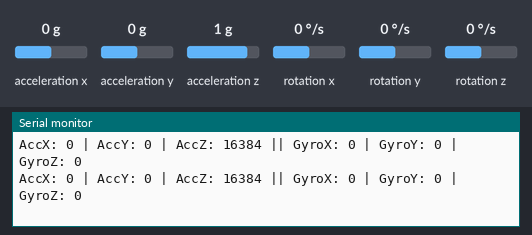
Simulated run of this sketch. Board: Arduino Uno, built with avr-gcc and run on an emulated ATmega328P. Parts: the last lines printed to the serial monitor. Wiring (inferred from the names in the program): MPU-6050 motion sensor at I2C address 0x68. The inputs (shaded band) are chosen by the test bench; at power-on: acceleration x 0 g, acceleration y 0 g, acceleration z 1 g, rotation x 0 °/s, rotation y 0 °/s, rotation z 0 °/s.

Above: at 1.3 s.
1.4 s: acceleration x set to -1.4 g
At 2.0 s:
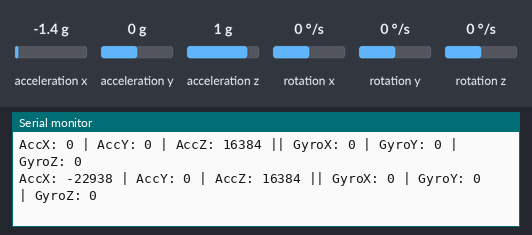
2.9 s: acceleration y set to -1.4 g
At 3.5 s:
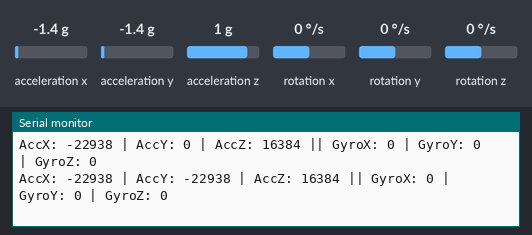
4.4 s: acceleration z set to -1.4 g
At 5.0 s:
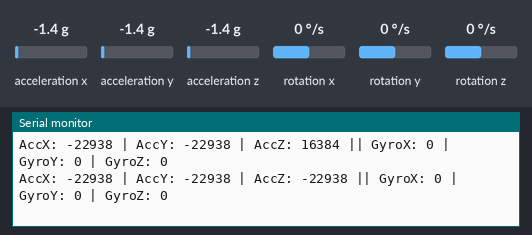
5.9 s: rotation x set to -192 °/s
At 6.6 s:
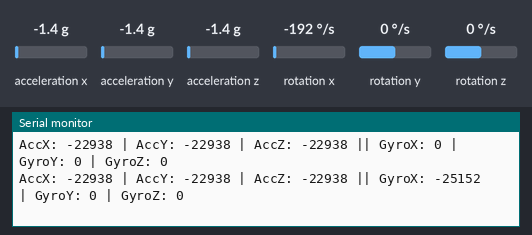
7.4 s: rotation y set to -192 °/s
At 8.1 s:
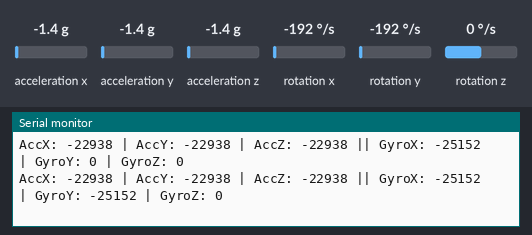
8.9 s: rotation z set to -192 °/s
At 8.9 s:
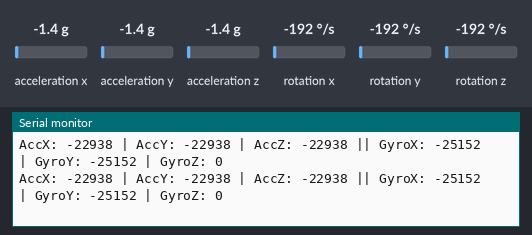

Measured:
- after the input at 1.4 s, the serial monitor: prints a new line after 0.14 s (image 1)
- after the input at 2.9 s, the serial monitor: prints a new line after 0.16 s (image 2)
- after the input at 4.4 s, the serial monitor: prints a new line after 0.20 s (image 3)
- after the input at 5.9 s, the serial monitor: prints a new line after 0.25 s (image 4)
- after the input at 7.4 s, the serial monitor: prints a new line after 0.31 s (image 5)

The sketch:

mpu6050_test_code.ino
```cpp
#include <Wire.h>

const int MPU = 0x68;  // MPU6050 I2C address

int16_t AccX, AccY, AccZ;
int16_t GyroX, GyroY, GyroZ;

void setup() {
  Serial.begin(9600);
  Wire.begin();

  // Wake up MPU6050
  Wire.beginTransmission(MPU);
  Wire.write(0x6B);   // Power management register
  Wire.write(0);     // Wake up
  Wire.endTransmission(true);

  Serial.println("MPU6050 Test Started");
}

void loop() {
  Wire.beginTransmission(MPU);
  Wire.write(0x3B); // Starting register for Accel data
  Wire.endTransmission(false);
  Wire.requestFrom(MPU, 14, true);

  AccX = Wire.read() << 8 | Wire.read();
  AccY = Wire.read() << 8 | Wire.read();
  AccZ = Wire.read() << 8 | Wire.read();

  Wire.read(); Wire.read(); // Skip temperature

  GyroX = Wire.read() << 8 | Wire.read();
  GyroY = Wire.read() << 8 | Wire.read();
  GyroZ = Wire.read() << 8 | Wire.read();

  Serial.print("AccX: "); Serial.print(AccX);
  Serial.print(" | AccY: "); Serial.print(AccY);
  Serial.print(" | AccZ: "); Serial.print(AccZ);
  Serial.print(" || GyroX: "); Serial.print(GyroX);
  Serial.print(" | GyroY: "); Serial.print(GyroY);
  Serial.print(" | GyroZ: "); Serial.println(GyroZ);

  delay(500);
}
```
